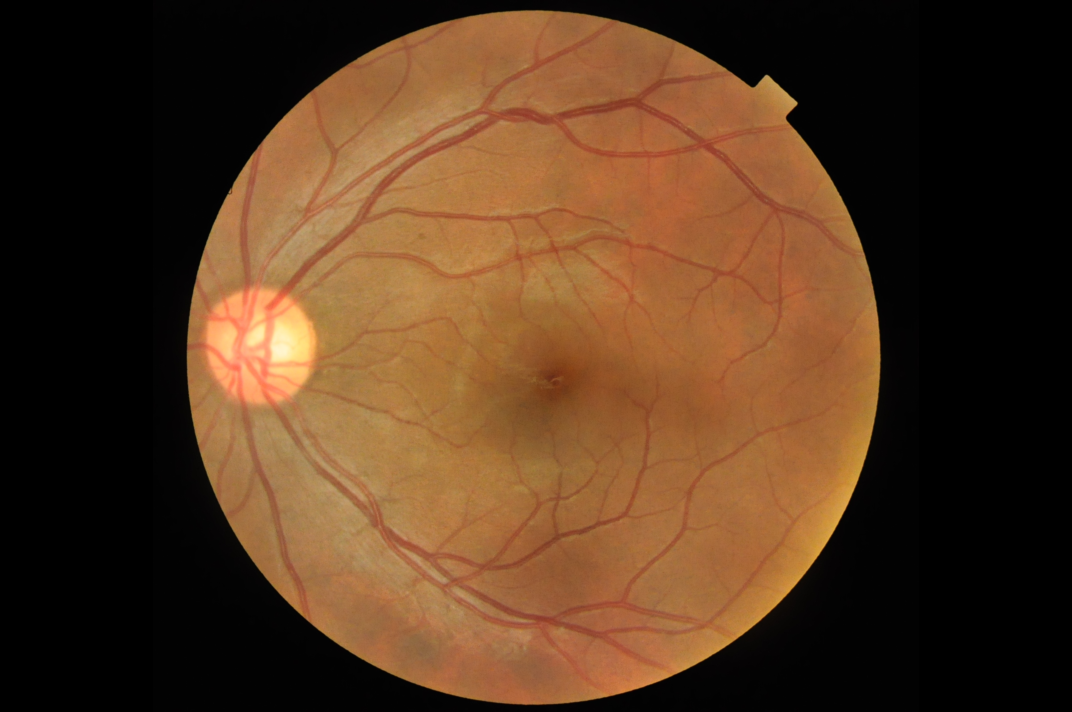
#> input picture data/Sample_imgs/CSR/155.png, 2144 x 1424 px (shown at 1/2 size); its folder holds 5 pictures in this run; the run also reads 1 picture not shown here
$ jupyter execute process_csr.ipynb
#> lines starting #> are read from the running program, lines starting #| are printed output that depends on the picture; after the words box and inside, x2 and y2 are one past the last pixel; in counts of white or black regions, pixels touching at a corner belong together
#> further down, fundus is the input picture: shape (1424, 2144, 3); mean B, G, R 31.9, 55.8, 85.2
### retina_features/bloodvessels.py
import cv2
import numpy as np
import os


def extract_bv(image):
	b,green_fundus,r = cv2.split(image)
	clahe = cv2.createCLAHE(clipLimit=2.0, tileGridSize=(8,8))
	contrast_enhanced_green_fundus = clahe.apply(green_fundus)

	# applying alternate sequential filtering (3 times closing opening)
	r1 = cv2.morphologyEx(contrast_enhanced_green_fundus, cv2.MORPH_OPEN, cv2.getStructuringElement(cv2.MORPH_ELLIPSE,(5,5)), iterations = 1)
	R1 = cv2.morphologyEx(r1, cv2.MORPH_CLOSE, cv2.getStructuringElement(cv2.MORPH_ELLIPSE,(5,5)), iterations = 1)
	r2 = cv2.morphologyEx(R1, cv2.MORPH_OPEN, cv2.getStructuringElement(cv2.MORPH_ELLIPSE,(11,11)), iterations = 1)
	R2 = cv2.morphologyEx(r2, cv2.MORPH_CLOSE, cv2.getStructuringElement(cv2.MORPH_ELLIPSE,(11,11)), iterations = 1)
	r3 = cv2.morphologyEx(R2, cv2.MORPH_OPEN, cv2.getStructuringElement(cv2.MORPH_ELLIPSE,(23,23)), iterations = 1)
	R3 = cv2.morphologyEx(r3, cv2.MORPH_CLOSE, cv2.getStructuringElement(cv2.MORPH_ELLIPSE,(23,23)), iterations = 1)
	f4 = cv2.subtract(R3,contrast_enhanced_green_fundus)
	f5 = clahe.apply(f4)

	# removing very small contours through area parameter noise removal
	ret,f6 = cv2.threshold(f5,15,255,cv2.THRESH_BINARY)
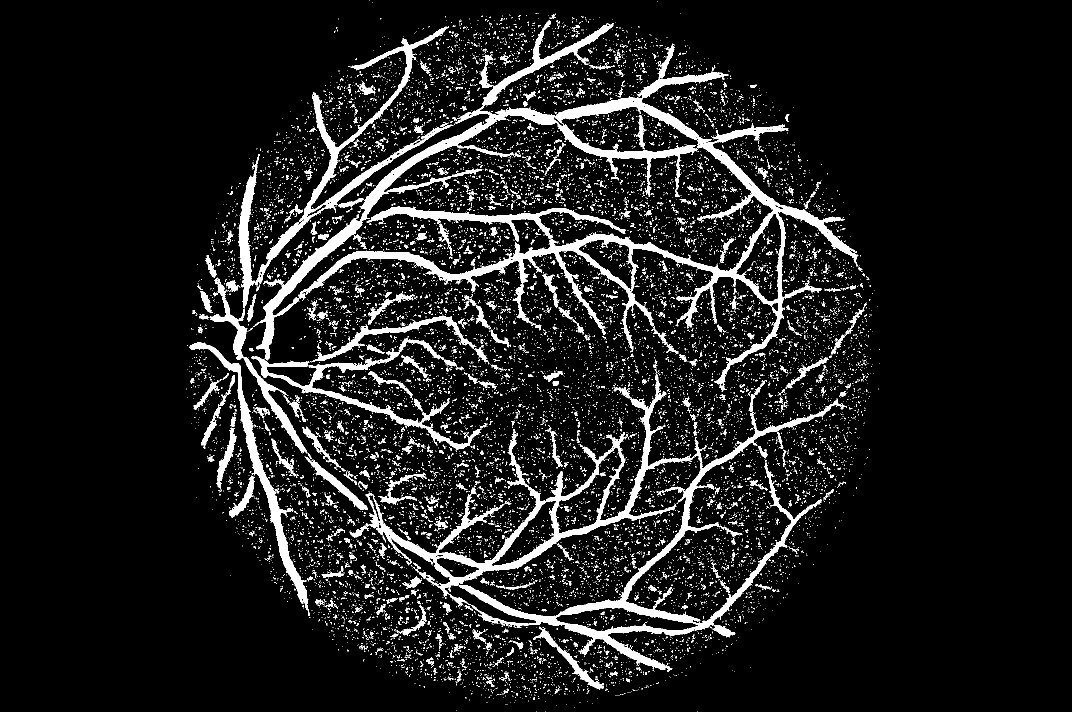
#> f6: shape (1424, 2144) (shown at 1/2 size); 9.2% white; 15671 white regions (14887 under 20 px)
	mask = np.ones(f5.shape[:2], dtype="uint8") * 255
	contours, hierarchy = cv2.findContours(f6.copy(),cv2.RETR_LIST,cv2.CHAIN_APPROX_SIMPLE)
#> contours = 16222 contours, 15796 with area under 20; largest, box (x1, y1, x2, y2) and area: (507, 87, 1717, 784) 69072, (731, 747, 1389, 1213) 38534, (918, 797, 1690, 1343) 29925, (511, 53, 907, 570) 12041, (1110, 894, 1245, 1068) 8804
	for cnt in contours:
		if cv2.contourArea(cnt) <= 200:
			cv2.drawContours(mask, [cnt], -1, 0, -1)
#> this loop made 16222 passes
#> cnt on passes 1 to 3: [[1395, 1423]], [[1091, 1423]], [[1072, 1423]]
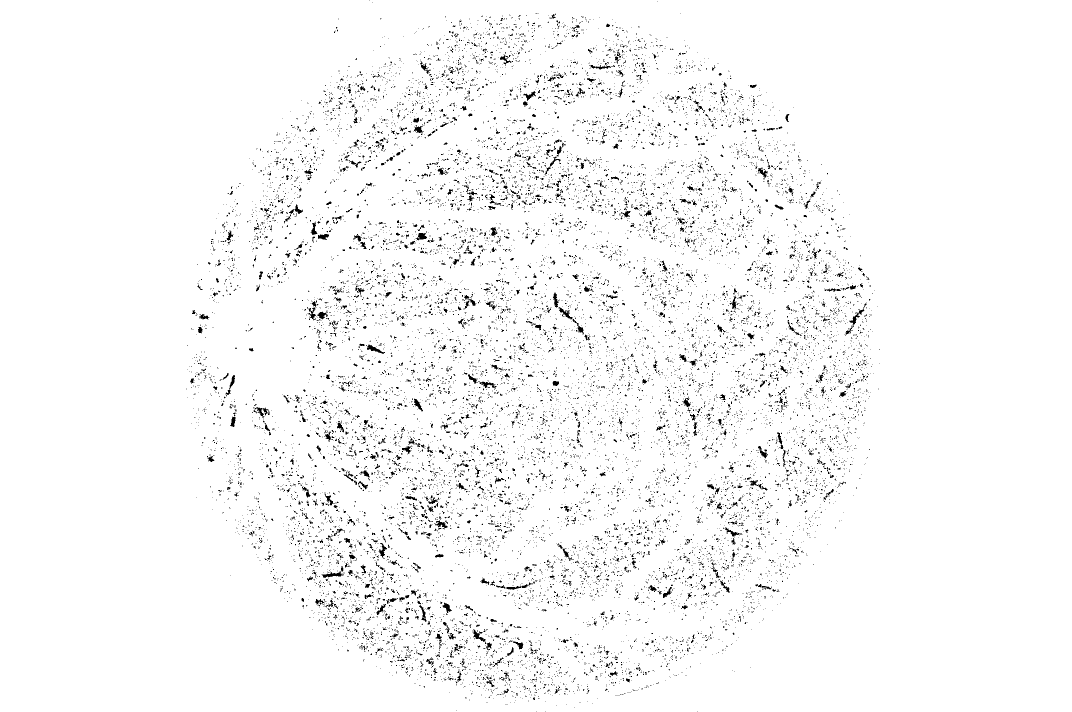
#> mask: shape (1424, 2144) (shown at 1/2 size); 97.1% white; black in thin lines or dots, all inside (x1, y1, x2, y2) = (373, 1, 1760, 1424)
	im = cv2.bitwise_and(f5, f5, mask=mask)
	ret,fin = cv2.threshold(im,15,255,cv2.THRESH_BINARY_INV)
#> fin: shape (1424, 2144); 93.7% white; 105 black regions (42 under 20 px), largest, box (x1, y1, x2, y2) and area: (507, 87, 1717, 784) 60115, (918, 797, 1690, 1340) 24870, (731, 747, 1389, 1213) 24479
	newfin = cv2.erode(fin, cv2.getStructuringElement(cv2.MORPH_ELLIPSE,(3,3)), iterations=1)
#> newfin: shape (1424, 2144); 92.1% white; 34 black regions, largest, box (x1, y1, x2, y2) and area: (502, 39, 1718, 902) 108982, (730, 746, 1691, 1344) 62889, (419, 52, 908, 908) 27861

	# removing blobs of unwanted bigger chunks taking in consideration they are not straight lines like blood
	#vessels and also in an interval of area
	fundus_eroded = cv2.bitwise_not(newfin)
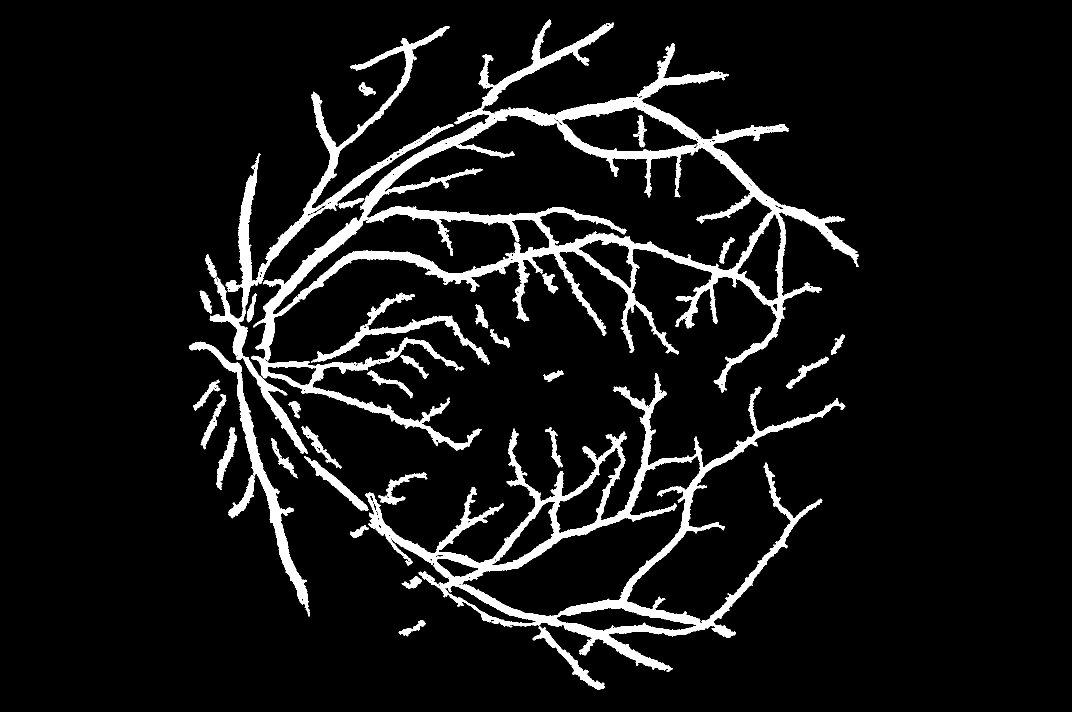
#> fundus_eroded: shape (1424, 2144) (shown at 1/2 size); 7.9% white; 34 white regions
	xmask = np.ones(image.shape[:2], dtype="uint8") * 255
	xcontours, xhierarchy = cv2.findContours(fundus_eroded.copy(),cv2.RETR_LIST,cv2.CHAIN_APPROX_SIMPLE)
#> xcontours = 519 contours, 447 with area under 20; largest, box (x1, y1, x2, y2) and area: (502, 39, 1718, 902) 281704, (730, 746, 1691, 1344) 136706, (733, 229, 1546, 542) 117765, (922, 911, 1402, 1233) 53376, (544, 427, 1100, 630) 32502; xhierarchy = 519 rows, first 6: [1, -1, -1, -1], [2, 0, -1, -1], [3, 1, -1, -1], [4, 2, -1, -1], [5, 3, -1, -1], [6, 4, -1, -1]
	for cnt in xcontours:
		shape = "unidentified"
		peri = cv2.arcLength(cnt, True)
		approx = cv2.approxPolyDP(cnt, 0.04 * peri, False)
		if len(approx) > 4 and cv2.contourArea(cnt) <= 3000 and cv2.contourArea(cnt) >= 100:
			shape = "circle"
		else:
			shape = "veins"
		if(shape=="circle"):
			cv2.drawContours(xmask, [cnt], -1, 0, -1)
#> this loop made 519 passes
#> (shape, peri, approx) on passes 1, 3, 4, 5, 6, 7: ('veins', 5.66, [[1199, 1377], [1200, 1376], [1201, 1377], [1200, 1378]]), ('veins', 5.66, [[1338, 1340], [1339, 1339], [1340, 1340], [1339, 1341]]), ('veins', 5.66, [[1337, 1339], [1338, 1338], [1339, 1339], [1338, 1340]]), ('veins', 5.66, [[1332, 1332], [1333, 1331], [1334, 1332], [1333, 1333]]), ('veins', 5.66, [[1321, 1332], [1322, 1331], [1323, 1332], [1322, 1333]]), ('veins', 5.66, [[1241, 1304], [1242, 1303], [1243, 1304], [1242, 1305]])
#> xmask: shape (1424, 2144); 99.5% white; 22 black regions, largest, box (x1, y1, x2, y2) and area: (534, 732, 634, 772) 2317, (756, 944, 855, 1010) 1410, (735, 585, 830, 651) 1283

	finimage = cv2.bitwise_and(fundus_eroded,fundus_eroded,mask=xmask)
#> finimage: shape (1424, 2144); 7.5% white; 14 white regions, largest, box (x1, y1, x2, y2) and area: (502, 39, 1718, 902) 108719, (730, 746, 1691, 1344) 62889, (419, 52, 908, 908) 27861
	blood_vessels = cv2.bitwise_not(finimage)
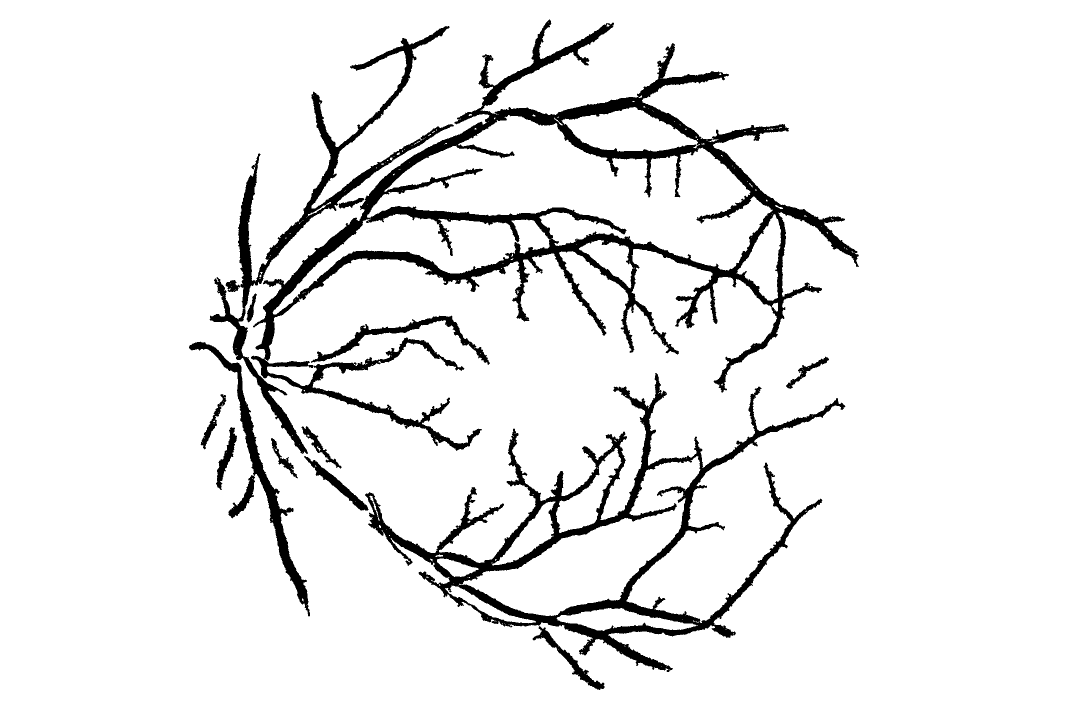
#> blood_vessels: shape (1424, 2144) (shown at 1/2 size); 92.5% white; 14 black regions, largest, box (x1, y1, x2, y2) and area: (502, 39, 1718, 902) 108719, (730, 746, 1691, 1344) 62889, (419, 52, 908, 908) 27861
	return blood_vessels


# [11 lines that do not run on import are left out]

### common.py
import os
import re
import cv2
import numpy as np
import matplotlib.pyplot as plt
from PIL import Image


def plot_image(image, title=None):
    plt.figure(figsize=(10, 6))
    plt.imshow(image, cmap='gray')
    plt.title(title)
    plt.axis('off')
    plt.show()


def compare_plots(image1, image2):
    _, ax = plt.subplots(1, 2, figsize=(12, 6))
    ax[0].imshow(image1, cmap='gray')
    ax[0].set_title('1')
    ax[0].axis('off')

    ax[1].imshow(image2,  cmap='gray')
    ax[1].set_title('2')
    ax[1].axis('off')

    plt.show()


# [28 lines left out: functions compute_save_path, read_ptl_gray_image, bitwise_and_mask, not called in this run]

### CSR/process_csr.ipynb
# Set System Path

[cell 1]
import sys
import os

sys_path = os.path.dirname(os.getcwd())
print(sys_path)
sys.path.append(sys_path)
os.chdir(sys_path)

# Segment Blood Vessels

[cell 2]
import cv2
from retina_features.bloodvessels import extract_bv

[cell 3]
pathFolder = "data/Sample_imgs/CSR"
filesArray = [x for x in os.listdir(pathFolder) if os.path.isfile(os.path.join(pathFolder,x))]
destinationFolder = "data/Sample_imgs/CSR_processed/"

[cell 4]
for file_name in filesArray:
    file_name_no_extension = os.path.splitext(file_name)[0]
    fundus = cv2.imread(pathFolder + '/' + file_name)
    bloodvessel = extract_bv(fundus)
    cv2.imwrite(destinationFolder + file_name_no_extension + "_bloodvessel.png", bloodvessel)
#> pass 2 of the loop `for file_name in filesArray:`:
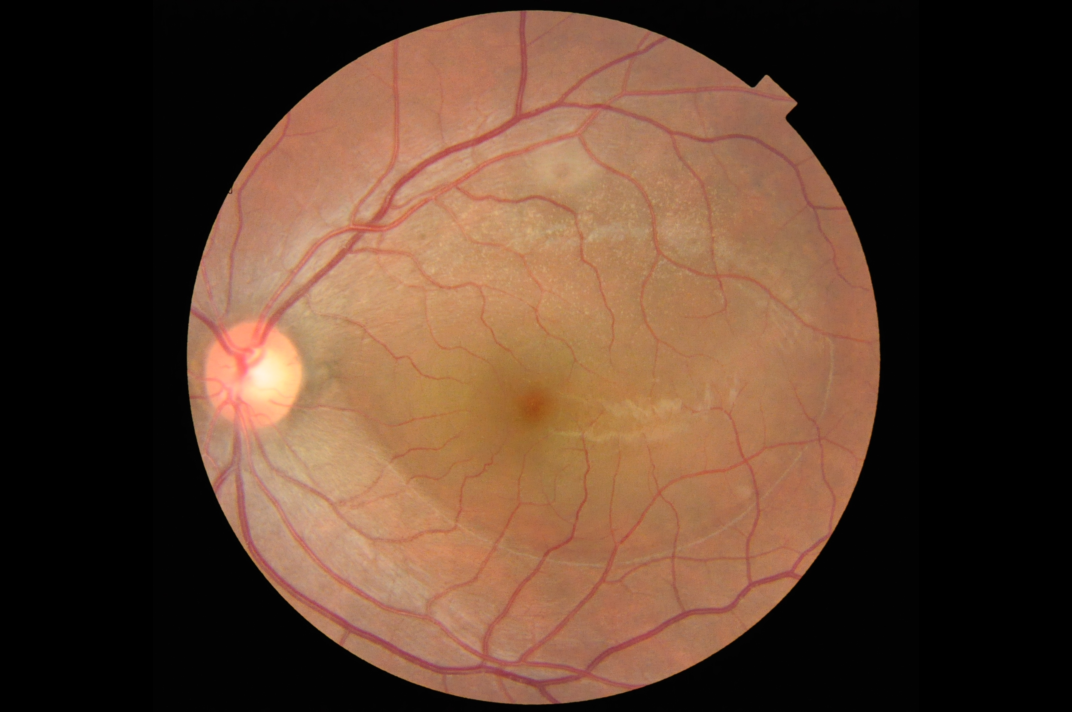
#> input picture data/Sample_imgs/CSR/423.png, 2144 x 1424 px (shown at 1/2 size)
#> fundus is the input picture: shape (1424, 2144, 3); mean B, G, R 45.8, 62.9, 90.4
#> in extract_bv (call 2), `ret,f6 = cv2.threshold(f5,15,255,cv2.THRESH_BINARY)`:
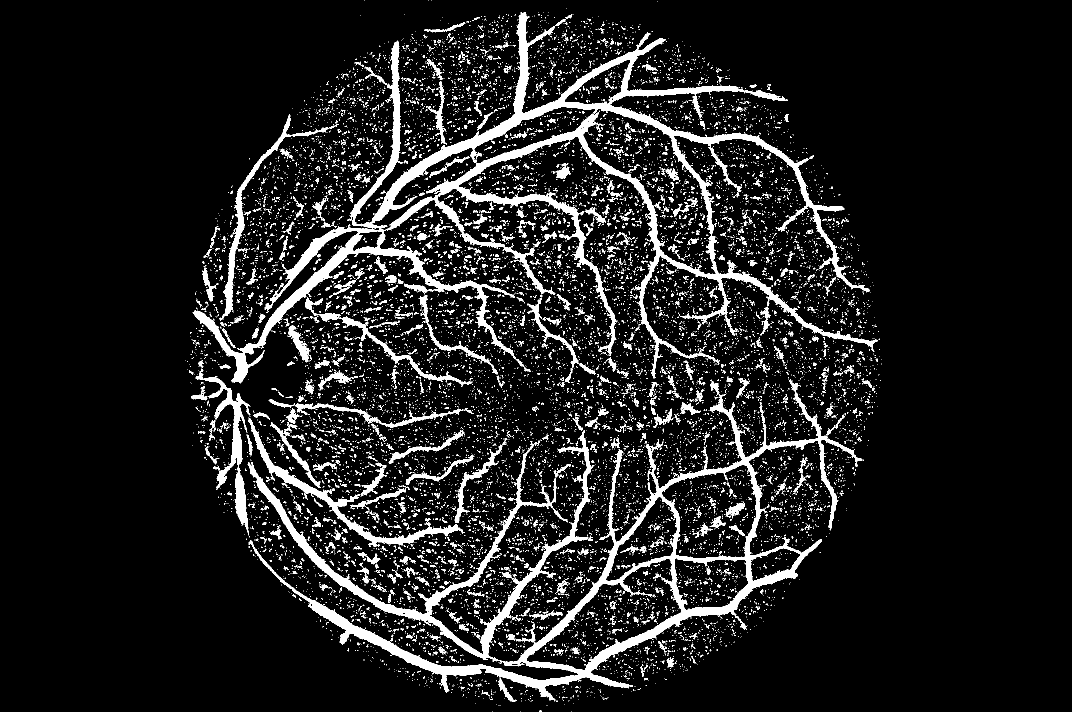
#> f6: shape (1424, 2144) (shown at 1/2 size); 9.7% white; 15216 white regions (14223 under 20 px)
#> contours = 15731 contours, 15172 with area under 20; largest, box (x1, y1, x2, y2) and area: (495, 759, 1725, 1403) 142218, (701, 25, 1739, 585) 40372, (1052, 1117, 1364, 1341) 29586, (773, 221, 1756, 757) 26050, (1322, 928, 1514, 1118) 25830
#> the loop in extract_bv (call 2), `for cnt in contours:` made 15731 passes
#> cnt on passes 1 to 3: [[1142, 1423]], [[1041, 1423]], [[984, 1423]]
#> xcontours = 498 contours, 437 with area under 20; largest, box (x1, y1, x2, y2) and area: (384, 24, 1757, 768) 159580, (494, 758, 1726, 1405) 154724, (1166, 220, 1432, 549) 35806, (1053, 1118, 1363, 1340) 28552, (1323, 929, 1513, 1117) 25072; xhierarchy = 498 rows, first 6: [1, -1, -1, -1], [2, 0, -1, -1], [3, 1, -1, -1], [4, 2, -1, -1], [5, 3, -1, -1], [6, 4, -1, -1]
#> the loop in extract_bv (call 2), `for cnt in xcontours:` made 498 passes
#> (shape, peri, approx) on passes 1, 3, 4: ('veins', 5.66, [[1087, 1367], [1088, 1366], [1089, 1367], [1088, 1368]]), ('veins', 5.66, [[881, 1366], [882, 1365], [883, 1366], [882, 1367]]), ('veins', 5.66, [[1000, 1354], [1001, 1353], [1002, 1354], [1001, 1355]])
#> in extract_bv (call 2), `blood_vessels = cv2.bitwise_not(finimage)`:
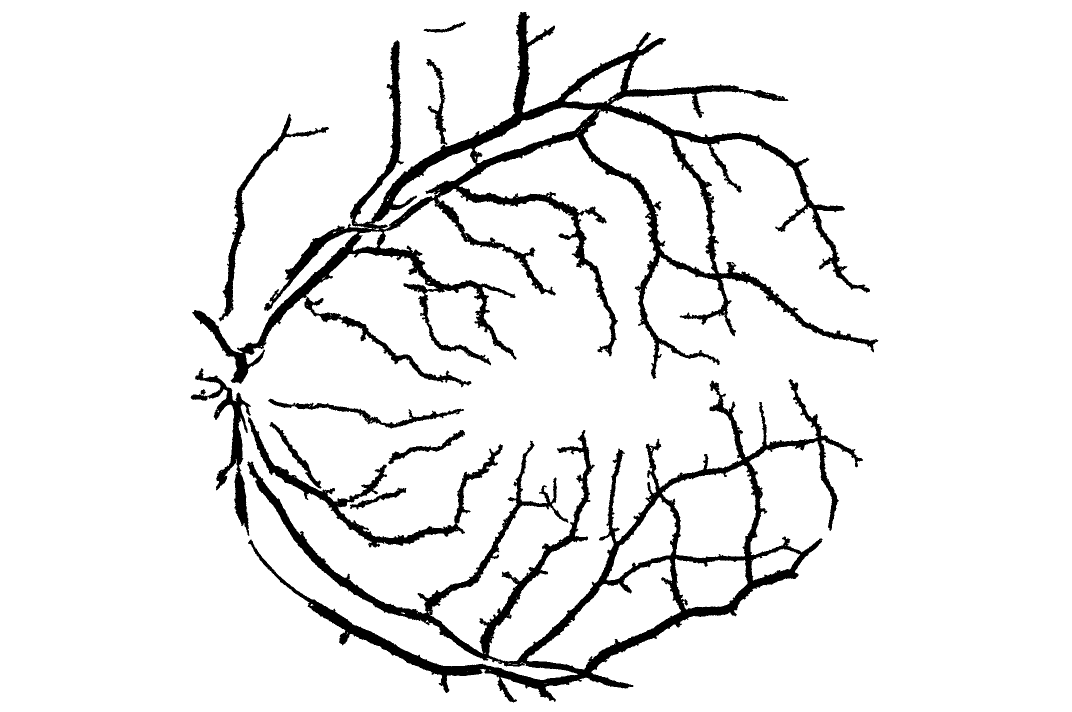
#> blood_vessels: shape (1424, 2144) (shown at 1/2 size); 92.5% white; 13 black regions

- 目前只有 814 圈對

# Circle CSR

[cell 5]
import numpy as np
from PIL import Image
from skimage import util, exposure

from common import plot_image, compare_plots

[cell 6]
original_path = 'data/Sample_imgs/CSR/814.png'
original_img = Image.open(original_path)
gray_original_img = original_img.convert('L')

blood_vessel_path = 'data/Sample_imgs/CSR_processed/814_bloodvessel.png'
blood_vessel_img = Image.open(blood_vessel_path)
gray_blood_vessel_img = blood_vessel_img.convert('L')

compare_plots(gray_original_img, gray_blood_vessel_img)

[cell 7]
gray_original_array = np.array(gray_original_img)
gray_blood_vessel_array = np.array(gray_blood_vessel_img)

[cell 8]
inpaint_mask = cv2.bitwise_not(gray_blood_vessel_array)
plot_image(inpaint_mask)

[cell 9]
inpaint_radius = 3  # Radius of a circular neighborhood of each point inpainted
inpainted_img = cv2.inpaint(gray_original_array, inpaint_mask, inpaint_radius, cv2.INPAINT_TELEA)

plot_image(inpainted_img)

[cell 10]
clahe = cv2.createCLAHE(clipLimit=8.0, tileGridSize=(8, 8))
enhanced_img = clahe.apply(inpainted_img)

enhanced_img_pil = Image.fromarray(enhanced_img)
plot_image(enhanced_img_pil)

[cell 11]
image_center = (original_img.size[0] // 2, original_img.size[1] // 2)
retina_mask = np.zeros_like(gray_original_img, dtype=np.uint8)
radius = 500
copy_img = enhanced_img.copy()
cv2.circle(retina_mask, image_center, radius, 255, -1)
cv2.circle(copy_img, image_center, radius, 255, -1)

plot_image(copy_img)

[cell 12]
filtered_circle_img = cv2.bitwise_and(enhanced_img, retina_mask)
plot_image(filtered_circle_img)

[cell 13]
lighter_mask = filtered_circle_img > 40
darker_mask = filtered_circle_img < 80

# Combine both masks using a bitwise AND operation to get the final BRVO area
csr_area_mask = np.bitwise_and(lighter_mask, darker_mask)

plot_image(csr_area_mask)

[cell 14]
csr_area_mask = csr_area_mask.astype(np.uint8)

[cell 15]
blurred_image = cv2.GaussianBlur(csr_area_mask, (27, 27), 0)
plot_image(blurred_image)

[cell 16]
contours, _ = cv2.findContours(blurred_image, cv2.RETR_EXTERNAL, cv2.CHAIN_APPROX_SIMPLE)
size_threshold = 3200

for cnt in contours:
    if cv2.contourArea(cnt) < size_threshold:
        cv2.drawContours(blurred_image, [cnt], -1, (0), thickness=cv2.FILLED)

plot_image(blurred_image)

[cell 17]
contours, _ = cv2.findContours(blurred_image, cv2.RETR_EXTERNAL, cv2.CHAIN_APPROX_SIMPLE)

copy_img = blurred_image.copy()
cv2.drawContours(copy_img, contours, -1, (100), 5)

plot_image(copy_img)

[cell 18]
def get_contour_center(contour):
    M = cv2.moments(contour)
    if M["m00"] != 0:
        cX = int(M["m10"] / M["m00"])
        cY = int(M["m01"] / M["m00"])
    else:
        cX, cY = 0, 0
    return cX, cY

[cell 19]
from sklearn.cluster import DBSCAN

def cluster_largest_cnts(contours, epsilon, min_samples):
#> called with epsilon = 300, min_samples = 5
    centers = np.array([get_contour_center(c) for c in contours])
    areas = np.array([cv2.contourArea(c) for c in contours])

    clustering = DBSCAN(eps=epsilon, min_samples=min_samples).fit(centers)
    labels = clustering.labels_

    cluster_areas = {}
    for label, area in zip(labels, areas):
        if label != -1:  # Ignore outliers
            if label in cluster_areas:
                cluster_areas[label] += area
            else:
                cluster_areas[label] = area

    if not cluster_areas:
        print("No clusters found. All contours are treated as outliers. Consider increasing 'epsilon'.")
        return []

    largest_cluster_label = max(cluster_areas, key=cluster_areas.get)
    filtered_contours = [contour for contour, label in zip(contours, labels) if label == largest_cluster_label]

    return filtered_contours
